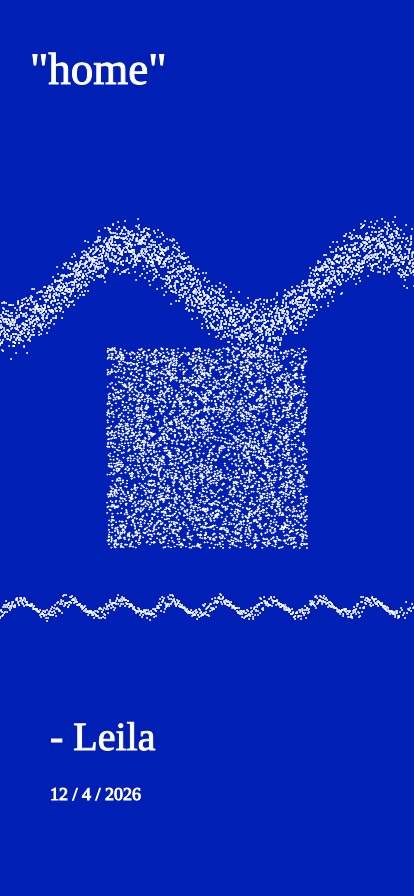
Frame 1 (no input)
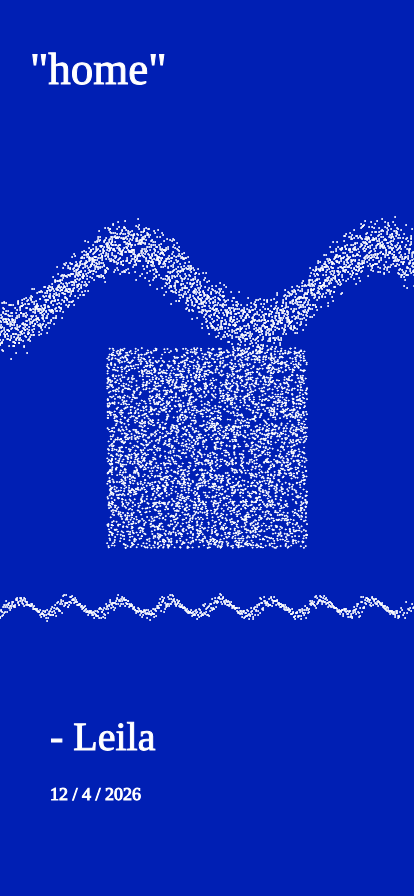
Frame 2 (the mouse pressed at the canvas centre, redrawn once)

The p5.js sketch that drew these frames (run headless with seeded random() and noise() and a simulated clock; the mouse was pressed at the canvas centre and the sketch redrawn once):

// p5.js sketch
// ── sketch.js
var size = 1600;
var height = 896;
var width = 414;
var index = 0;
var white = true;
var choice = 0;
var offset = 0;

var numDay = 0;
var numMonth = 0;
var numYear = 0;

// iphone 11 - 896 by 414


function setup(){
	createCanvas(414,896);
	noStroke();
	noLoop();

}


function draw(){

	var colorOptions = [
		[color(241, 68, 44), color(255)],
		[color(225, 225, 0), color(255)],
		[color(31, 180, 0), color(255)],
		[color(0, 31, 180), color(255)],
		[color(255, 117, 0), color(255)],
		[color(145, 13, 255), color(255)],

	];


	setDate();

	var sourceData =
		[
			["beacon \nof light", "Landon"],
			["sunshine", "Natalia"],
			["kind-\nhearted", "Capucine"],
			["devoted", "Morgan"],
			["valorous", "Morgan"],
			["sees me", "Neda"],
			["pétillante", "Anne-Francoise"],
			["caring", "Suvir"],
			["so joyful", "Gilles"],
			["exhuberant &\nloving", "Priya"],
			["home", "Leila"],
			["unapolegetically\njubilant", "Ethan"],
			["universally\nloved", "Chloe"],
			["totally \nselfless", "Chloe"],
			["baddie", "Gabe"],
			["compassionate", "Gabe"]

		];
	numDay += offset;
	var index = (numDay + numMonth + numYear) % sourceData.length;
	var dateString = String(numMonth) + " / " + String(numDay) + " / " + String(numYear)

	textData = [sourceData[index][0], sourceData[index][1], dateString, (numDay + numMonth + numYear)];


	var word = textData[0];
	var name = textData[1];
	var date = textData[2];
	index = textData[3];

	var mathShit = int(numDay + name.length);
	console.log(mathShit);
	var colorChoice =  mathShit % colorOptions.length;
	var back = colorOptions[colorChoice][0];
	var front = colorOptions[colorChoice][1];

	stroke(front)
	background(back);

	writeText(front, word, name, date);


	drawPattern(word);

}

function drawPattern(word){
	var patternChoice = int(numDay + word.length) % 4;
	console.log(patternChoice);
	
	if(patternChoice == 0){
		drawWave(600, numDay * 2, 5 * word.length, word.length * 500);
		drawWithinSquare(200, (width - 200)/2, (height - 200)/2, 5000)
		drawWave(250, numDay % 5 * 10, 25, 10000);
	} else if (patternChoice == 1) {
		drawWithinSquare(350, (width - 350)/2, (height - 350)/2, 8000)
		drawWithinSquare(225, (width - 225)/2, (height - 225)/2, 4000)
		drawWithinSquare(100, (width - 100)/2, (height - 100)/2, 2000)
	} else if (patternChoice == 2) {
		
		drawWithinSquare(200, 50, 250, 3000)
		drawWithinSquare(200, 100, 350, 8000)
		drawWithinSquare(200, 150, 450, 3000)
	} else if (patternChoice == 3){
		drawWave(250, 150, word.length * 5, 3000 * word.length);
	}
}



function writeText(textColor, word, name, date){
	fill(textColor)
	textFont('Georgia');

	textSize(45);
	text("\"" + word + "\"", 30, 50, 350, 250);

	textSize(40);
	text("- " + name, 50, 750);

	textSize(18);
	text(date, 50, 800);
}

function setDate(){
	numDay = day();
	numMonth = month();
	numYear = year();
}


function drawWave(waveStart, waveSize, offset, limit){
	limit = (limit == 0) ? (20000) : limit;
	for(var i = 0; i < limit; i++){
		x = i % size;
		max = waveStart + (waveSize * 2) + waveSize * (Math.cos(x/(waveSize))) //+ (waveSize*10) * noise(i);
		min = waveStart + waveSize * (Math.cos(x/(waveSize)+offset)); //create cool fade with inner switch (+ 50 in cos)
		y = getRand(max,min, i);
		if(i%10000==0) console.log(y)
		circle(x,y, 1);
	}
}

function drawThreeSquares(){
	drawWithinSquare(350, (width - 350)/2, (height - 350)/2,10000)
	drawWithinSquare(200, (width - 200)/2, (height - 200)/2, 5000)
	drawWithinSquare(100, (width - 100)/2, (height - 100)/2, 2000)
}

function drawWithinSquare(squareSize, startX, startY, limit){
	limit = (limit == 0) ? (limit = Math.pow(squareSize,0.8)*50) : limit;
	for(var i = 0; i < limit; i++){
		y = (random(1) * (squareSize)) + startY + (0*noise(i));
		//while(y < (startY + 200)) 	{y = random(1) * (squareSize) + startY + (300*noise(i))} //solid upper boundary
		
		x = random(1) * (squareSize) + startX;
		circle(x,y, 1);
	}
}

function getRand(max, min, seed){
	min = Math.ceil(min);
	max = Math.floor(max);
	return Math.floor(noise(seed) * (max - min + 1) + min);
}

function keyPressed(){
	if(key == 'r' || key == 'R'){
		setup();
		redraw();
	}
	if(key = 'u'){
		offset++;
		redraw();
	}
}
// ── home.html
<html>
	<style>
	body {
		padding: 50px;
	}
	</style>
	<body>
		This website was built for Tara Baudry. Every day, you will see a new canvas.
		<br><br>
			You will see 4 things on it - the date, the name of a loved one, and a word that that person has used to describe you. All together, they combine to create a unique piece of art that no one has ever seen before.
		<br><br>
			I love you.
		<br><br>
		
		<a href="canvas.html">Tara is 23</a>
	</body>

</html>
